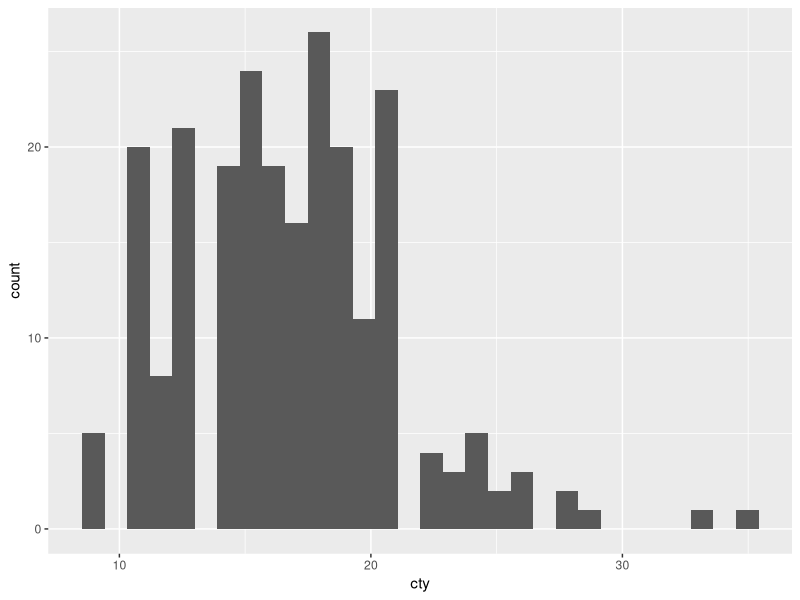
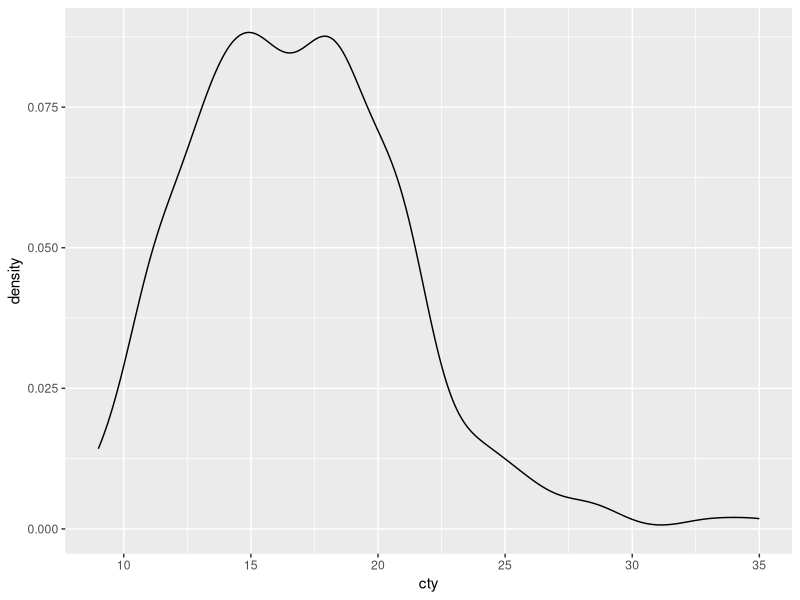
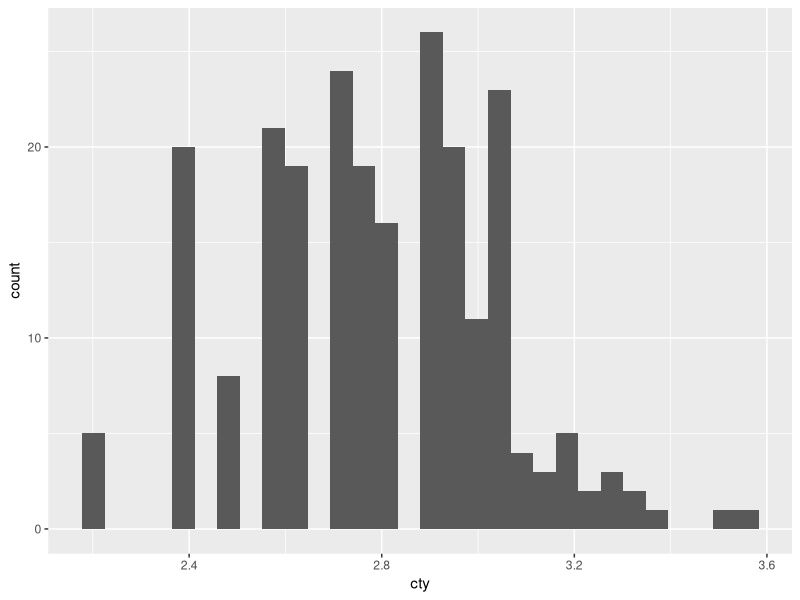
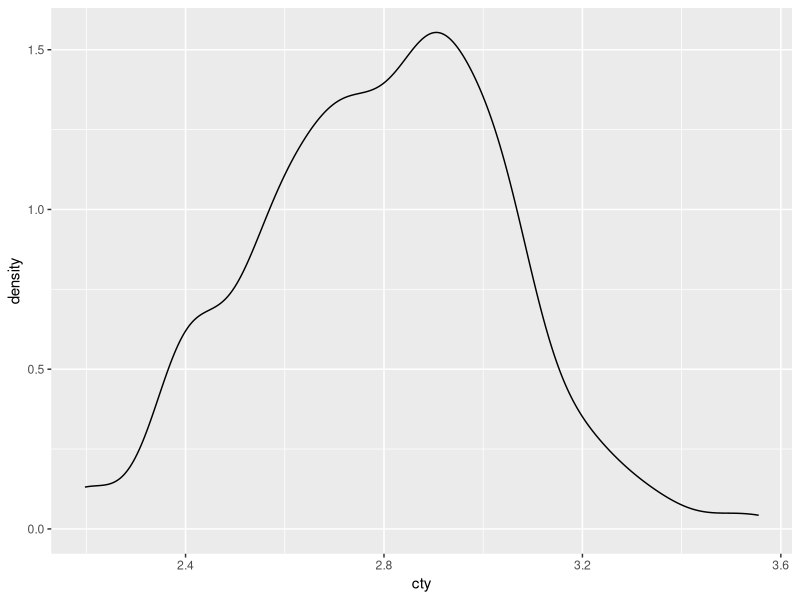
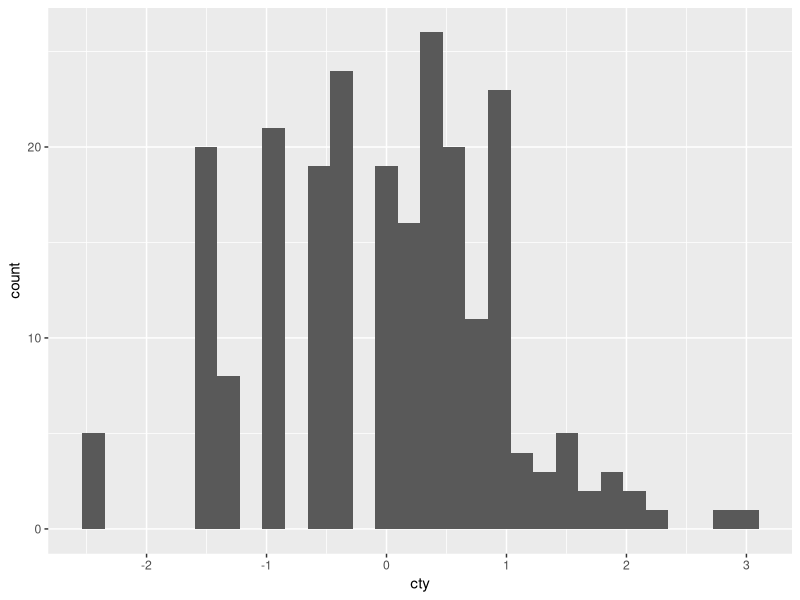
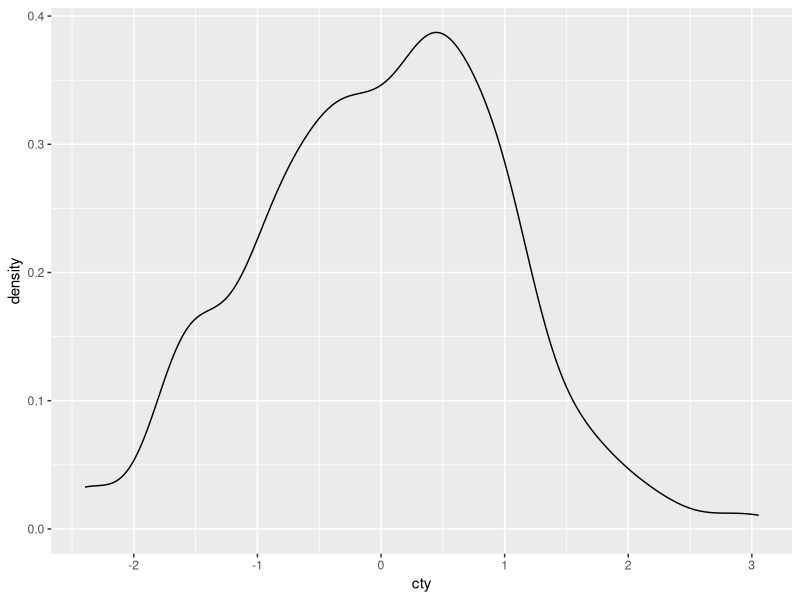
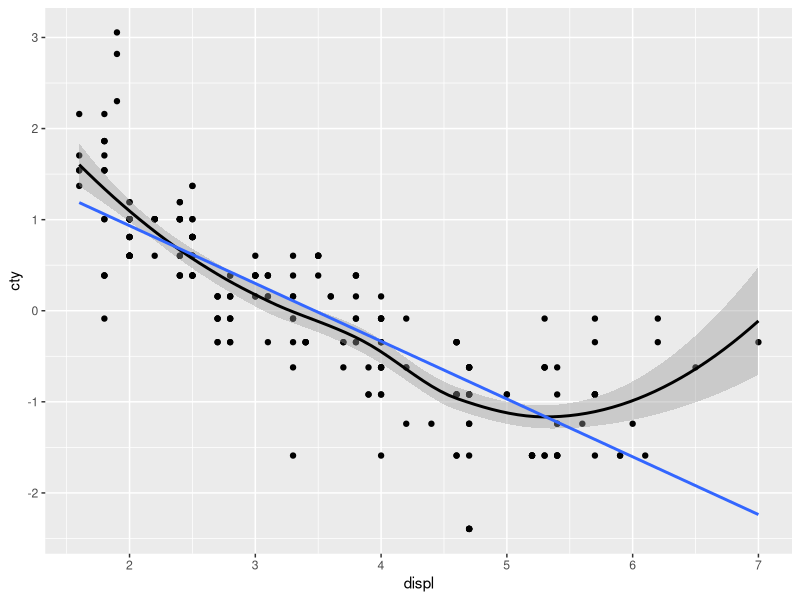

Source code (R) for these figures, in order:
## ---- chunk 1
knitr::opts_chunk$set(
  echo = TRUE, 
  fig.width=3, 
  fig.height=2
  )
## ---- chunk 2
library(tidyverse)
## ---- chunk 3
mpg %>% 
  ggplot(mapping = aes(x = cty)) + 
  geom_histogram()

mpg %>% 
  ggplot(aes(cty)) + 
  geom_density()
## ---- chunk 4
mpg %>% 
  mutate(cty = log(cty)) %>% 
  ggplot(aes(cty)) + 
  geom_histogram()

mpg %>% 
  mutate(cty = log(cty)) %>% 
  ggplot(aes(cty)) + 
  geom_density()
## ---- chunk 5
mpg %>% 
  mutate(cty = log(cty) %>% scale()) %>% 
  ggplot(aes(cty)) + 
  geom_histogram()

mpg %>% 
  mutate(cty = log(cty) %>% scale()) %>% 
  ggplot(aes(cty)) + 
  geom_density()
## ---- chunk 6
mpg %>% 
  mutate(cty = log(cty) %>% scale()) %>%
  ggplot(aes(displ, cty)) + 
  geom_point() + 
  geom_smooth(color = "black") + 
  geom_smooth(method = "lm", se = FALSE)
## ---- chunk 7
mpg %>% 
  mutate(cty = log(cty) %>% scale()) %>% 
  lm(cty ~ displ, data = .) %>% 
  broom::tidy(conf.int = TRUE)
## ---- chunk 8
openxlsx::write.xlsx(mpg, "../data/mpg.xlsx")
